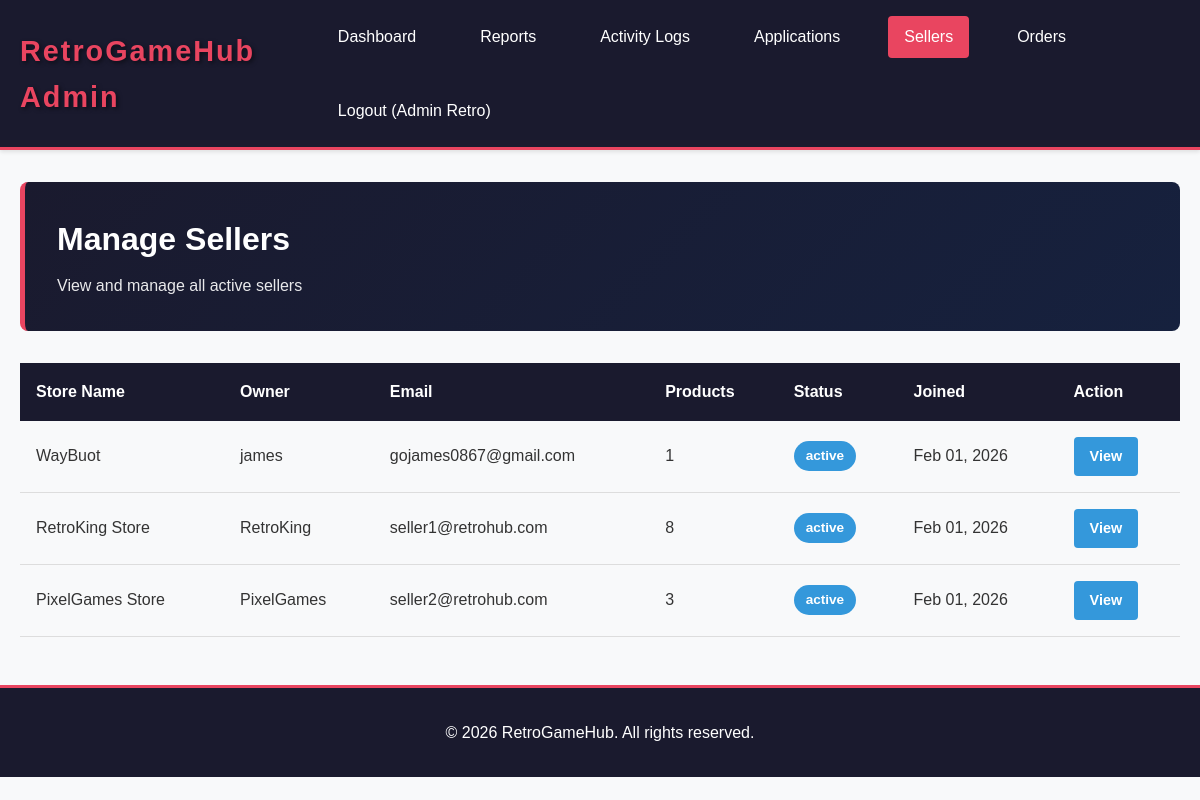
/pages/admin/sellers.php (signed in), run on the app's committed database.
### tables this page shows
CREATE TABLE `sellers` (
  `seller_id` int(11) NOT NULL,
  `user_id` int(11) NOT NULL,
  `store_name` varchar(100) NOT NULL,
  `contact_info` varchar(100) DEFAULT NULL,
  `payment_info` varchar(255) DEFAULT NULL,
  `created_at` timestamp NOT NULL DEFAULT current_timestamp()
);

CREATE TABLE `users` (
  `user_id` int(11) NOT NULL,
  `name` varchar(100) NOT NULL,
  `email` varchar(100) NOT NULL,
  `password` varchar(255) NOT NULL,
  `phone` varchar(20) DEFAULT NULL,
  `roles` longtext NOT NULL DEFAULT '["customer"]' CHECK (json_valid(`roles`)),
  `status` enum('active','inactive','banned') DEFAULT 'active',
  `created_at` timestamp NOT NULL DEFAULT current_timestamp(),
  `updated_at` timestamp NOT NULL DEFAULT current_timestamp() ON UPDATE current_timestamp()
);

### config.php (called while the page is built, shortened)
<?php
class Database {
    private static $instance = null;
    private $connection;
    private function __construct() {
        try {
            $this->connection = new mysqli(
                DB_HOST,
                DB_USER,
                DB_PASS,
                DB_NAME,
                DB_PORT
            );
            $this->connection->set_charset('utf8mb4');
        } catch (Exception $e) {
            die('Error: ' . $e->getMessage());
        }
    }
    public static function getInstance() {
        if (self::$instance === null) {
            self::$instance = new self();
        }
        return self::$instance;
    }
    public function getConnection() {
        return $this->connection;
    }
}
class SessionManager {
    public static function get($key, $default = null) {
        return $_SESSION[$key] ?? $default;
    }
}
?>

### classes/Seller.php (called while the page is built, shortened)
<?php
class Seller {
    private $db;
    public function __construct() {
        $this->db = Database::getInstance()->getConnection();
    }
    public function getAllSellers() {
        $stmt = $this->db->query("
            SELECT s.*, u.name, u.email, u.status,
                   COUNT(p.product_id) as product_count
            FROM sellers s
            JOIN users u ON s.user_id = u.user_id
            LEFT JOIN products p ON s.seller_id = p.seller_id
            GROUP BY s.seller_id
            ORDER BY s.created_at DESC
        ");
        return $stmt->fetch_all(MYSQLI_ASSOC);
    }
}
?>

### pages/admin/sellers.php (the view, shortened to what this page needs)
<?php
require_once '../../config.php';
require_once '../../classes/Seller.php';
$seller_obj = new Seller();
$all_sellers = $seller_obj->getAllSellers();
$user_name = SessionManager::get('user_name');
?>
<!DOCTYPE html>
<html lang="en">
<head>
    <link rel="stylesheet" href="<?php echo SITE_URL; ?>/assets/css/style.css">
</head>
<body class="sellers-page">
    <nav class="navbar">
        <div class="container">
            <div class="navbar-brand">
                <h1>RetroGameHub Admin</h1>
            </div>
            <div class="navbar-menu">
                <a href="dashboard.php" class="nav-link">Dashboard</a>
                <a href="reports.php" class="nav-link">Reports</a>
                <a href="activity-logs.php" class="nav-link">Activity Logs</a>
                <a href="applications.php" class="nav-link">Applications</a>
                <a href="sellers.php" class="nav-link active">Sellers</a>
                <a href="orders.php" class="nav-link">Orders</a>
                <a href="logout.php" class="nav-link">Logout (<?php echo htmlspecialchars($user_name); ?>)</a>
            </div>
        </div>
    </nav>
    <div class="container">
        <div class="page-header">
            <h2>Manage Sellers</h2>
            <p>View and manage all active sellers</p>
        </div>
        <?php if (empty($all_sellers)): ?>
            <div class="empty-state">
                <p>No sellers yet.</p>
            </div>
        <?php else: ?>
            <table class="sellers-table">
                <thead>
                    <tr>
                        <th>Store Name</th>
                        <th>Owner</th>
                        <th>Email</th>
                        <th>Products</th>
                        <th>Status</th>
                        <th>Joined</th>
                        <th>Action</th>
                    </tr>
                </thead>
                <tbody>
                    <?php foreach ($all_sellers as $seller): ?>
                        <tr>
                            <td><?php echo htmlspecialchars($seller['store_name']); ?></td>
                            <td><?php echo htmlspecialchars($seller['name']); ?></td>
                            <td><?php echo htmlspecialchars($seller['email']); ?></td>
                            <td><?php echo $seller['product_count']; ?></td>
                            <td><span class="badge"><?php echo htmlspecialchars($seller['status']); ?></span></td>
                            <td><?php echo date('M d, Y', strtotime($seller['created_at'])); ?></td>
                            <td>
                                <a href="seller-detail.php?id=<?php echo $seller['seller_id']; ?>" class="btn btn-small btn-info">View</a>
                            </td>
                        </tr>
                    <?php endforeach; ?>
                </tbody>
            </table>
        <?php endif; ?>
    </div>
    <footer class="footer">
        <p>&copy; 2026 RetroGameHub. All rights reserved.</p>
    </footer>
</body>
</html>

### assets/css/style.css (style rules this page uses)
* { margin: 0; padding: 0; box-sizing: border-box; }
:root { --primary-color: #1a1a2e; --secondary-color: #16213e; --accent-color: #e94560; --success-color: #2ecc71; --warning-color: #f39c12; --danger-color: #e74c3c; --info-color: #3498db; --light-bg: #f8f9fa; --border-color: #ddd; --text-color: #333; --text-light: #666; --nes-gray: #d4d4d4; --nes-red: #e84c3f; --nes-blue: #3584c4; --nes-green: #58b05c; }
body { font-family: 'Arial', sans-serif; background-color: var(--light-bg); color: var(--text-color); line-height: 1.6; }
.container { max-width: 1200px; margin: 0 auto; padding: 0 20px; }
.navbar { background-color: var(--primary-color); color: white; padding: 1rem 0; box-shadow: 0 2px 4px rgba(0,0,0,0.1); border-bottom: 3px solid var(--accent-color); }
.navbar .container { display: flex; justify-content: space-between; align-items: center; }
.navbar-brand h1 { font-size: 1.8rem; letter-spacing: 2px; color: var(--accent-color); text-shadow: 2px 2px 4px rgba(0,0,0,0.5); }
.navbar-menu { display: flex; gap: 2rem; flex-wrap: wrap; }
.nav-link { color: white; text-decoration: none; padding: 0.5rem 1rem; border-radius: 4px; transition: all 0.3s ease; }
.nav-link:hover, .nav-link.active { background-color: var(--accent-color); color: white; }
.page-header { background: linear-gradient(135deg, var(--primary-color), var(--secondary-color)); color: white; padding: 2rem; border-radius: 8px; margin: 2rem 0; border-left: 5px solid var(--accent-color); }
.page-header h2 { font-size: 2rem; margin-bottom: 0.5rem; }
.page-header p { font-size: 1rem; opacity: 0.9; }
.btn { padding: 0.75rem 1.5rem; border: none; border-radius: 4px; font-size: 1rem; cursor: pointer; text-decoration: none; display: inline-block; transition: all 0.3s ease; font-weight: bold; text-align: center; }
.btn-info { background-color: var(--info-color); color: white; }
.btn-small { padding: 0.5rem 1rem; font-size: 0.9rem; }
.badge { display: inline-block; padding: 0.25rem 0.75rem; border-radius: 20px; font-size: 0.85rem; font-weight: bold; background-color: var(--info-color); color: white; }
.cart-table, .summary-table, .products-table, .orders-table, .dashboard-table, .earnings-table, .sellers-table { width: 100%; border-collapse: collapse; margin-bottom: 1rem; }
.cart-table thead, .summary-table thead, .products-table thead, .orders-table thead, .dashboard-table thead, .sellers-table thead { background-color: var(--primary-color); color: white; }
.cart-table th, .summary-table th, .products-table th, .orders-table th, .dashboard-table th, .sellers-table th { padding: 1rem; text-align: left; font-weight: bold; }
.cart-table td, .summary-table td, .products-table td, .orders-table td, .dashboard-table td, .sellers-table td { padding: 1rem; border-bottom: 1px solid var(--border-color); }
.footer { background-color: var(--primary-color); color: white; text-align: center; padding: 2rem; margin-top: 3rem; border-top: 3px solid var(--accent-color); }

### data on the page
sellers: store_name "WayBuot", user.name "james", user.email "gojames0867@gmail.com", product_count "1", user.status "active", created_at "Feb 01, 2026"
sellers: store_name "RetroKing Store", user.name "RetroKing", user.email "seller1@retrohub.com", product_count "8", user.status "active", created_at "Feb 01, 2026"
sellers: store_name "PixelGames Store", user.name "PixelGames", user.email "seller2@retrohub.com", product_count "3", user.status "active", created_at "Feb 01, 2026"

### other printed values
$user_name "Admin Retro"
